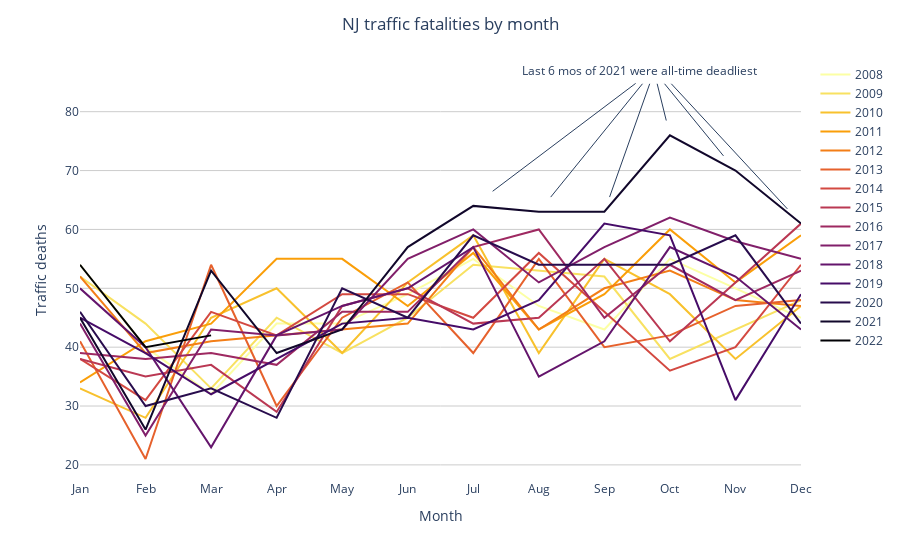

The code cell stored with this chart in its notebook:
### Code cell
width = 1200
month_width = width / 11

fig = px.line(
    x = pivoted.month,
    y = pivoted.fatalities,
    color = pivoted.year,
    color_discrete_sequence=colors,
    labels=dict(color='', x='Month', y='Traffic deaths',),
)
fig = fig.update_layout(
    paper_bgcolor='white',
    plot_bgcolor='white',
    title='NJ traffic fatalities by month',
    title_x=0.5,
    xaxis=dict(
        tickmode = 'array',
        tickvals = list(range(1, 13)),
        ticktext = month_names,
    )
)

base_margin = 0.1
arrow_margin = 2.5
annotations = []
anchor_month = 10
base_y = 85
for month in range(7, 13):
    text = ""
    ax = anchor_month - 0.2 + base_margin * (month - anchor_month)
    ay = base_y
    x = month
    y = by_month.loc[2021, month]
    
    angle = atan((y - ay) / (x - ax))
    if angle < 0:
        angle += pi
    
    dx = arrow_margin * cos(angle)
    dy = arrow_margin * sin(angle)
    x += dx
    y += dy
    fig = fig.add_annotation(
        ax=ax, ay=ay,
        xref="x", yref="y",
        axref="x", ayref="y",
        x=x, y=y,
        text=text,
        showarrow=True,
    )

fig = fig.add_annotation(
    x=anchor_month, y=base_y + 2,
    xref="x", yref="y",
    text="Last 6 mos of 2021 were all-time deadliest",
    showarrow=False,
    xshift=-30,
)

fig.update_yaxes(gridcolor=gridcolor)
fig.write_image('fatalities_by_month_lines.png', width=width, height=700,)
fig

### Figure 1 — Plotly figure (JSON) as saved in the notebook; plotly's stock layout.template omitted (floating-point values rounded to 4 significant figures)
{"data": [{"hovertemplate": "=2008<br>Month=%{x}<br>Traffic deaths=%{y}<extra></extra>", "legendgroup": "2008", "line": {"color": "#fcffa4", "dash": "solid"}, "marker": {"symbol": "circle"}, "mode": "lines", "name": "2008", "orientation": "v", "showlegend": true, "type": "scatter", "x": [1, 2, 3, 4, 5, 6, 7, 8, 9, 10, 11, 12], "xaxis": "x", "y": [54, 40, 32, 44, 44, 49, 55, 47, 43, 55, 50, 45], "yaxis": "y"}, {"hovertemplate": "=2009<br>Month=%{x}<br>Traffic deaths=%{y}<extra></extra>", "legendgroup": "2009", "line": {"color": "#f8e161", "dash": "solid"}, "marker": {"symbol": "circle"}, "mode": "lines", "name": "2009", "orientation": "v", "showlegend": true, "type": "scatter", "x": [1, 2, 3, 4, 5, 6, 7, 8, 9, 10, 11, 12], "xaxis": "x", "y": [52, 44, 33, 45, 39, 45, 54, 53, 52, 38, 43, 48], "yaxis": "y"}, {"hovertemplate": "=2010<br>Month=%{x}<br>Traffic deaths=%{y}<extra></extra>", "legendgroup": "2010", "line": {"color": "#f8c12d", "dash": "solid"}, "marker": {"symbol": "circle"}, "mode": "lines", "name": "2010", "orientation": "v", "showlegend": true, "type": "scatter", "x": [1, 2, 3, 4, 5, 6, 7, 8, 9, 10, 11, 12], "xaxis": "x", "y": [33, 28, 45, 50, 39, 51, 59, 39, 55, 49, 38, 47], "yaxis": "y"}, {"hovertemplate": "=2011<br>Month=%{x}<br>Traffic deaths=%{y}<extra></extra>", "legendgroup": "2011", "line": {"color": "#fa9e09", "dash": "solid"}, "marker": {"symbol": "circle"}, "mode": "lines", "name": "2011", "orientation": "v", "showlegend": true, "type": "scatter", "x": [1, 2, 3, 4, 5, 6, 7, 8, 9, 10, 11, 12], "xaxis": "x", "y": [34, 41, 44, 55, 55, 47, 56, 43, 49, 60, 51, 59], "yaxis": "y"}, {"hovertemplate": "=2012<br>Month=%{x}<br>Traffic deaths=%{y}<extra></extra>", "legendgroup": "2012", "line": {"color": "#f37e17", "dash": "solid"}, "marker": {"symbol": "circle"}, "mode": "lines", "name": "2012", "orientation": "v", "showlegend": true, "type": "scatter", "x": [1, 2, 3, 4, 5, 6, 7, 8, 9, 10, 11, 12], "xaxis": "x", "y": [52, 39, 41, 42, 43, 44, 57, 43, 50, 53, 48, 47], "yaxis": "y"}, {"hovertemplate": "=2013<br>Month=%{x}<br>Traffic deaths=%{y}<extra></extra>", "legendgroup": "2013", "line": {"color": "#e6612c", "dash": "solid"}, "marker": {"symbol": "circle"}, "mode": "lines", "name": "2013", "orientation": "v", "showlegend": true, "type": "scatter", "x": [1, 2, 3, 4, 5, 6, 7, 8, 9, 10, 11, 12], "xaxis": "x", "y": [41, 21, 54, 30, 45, 51, 39, 55, 40, 42, 47, 48], "yaxis": "y"}, {"hovertemplate": "=2014<br>Month=%{x}<br>Traffic deaths=%{y}<extra></extra>", "legendgroup": "2014", "line": {"color": "#d34941", "dash": "solid"}, "marker": {"symbol": "circle"}, "mode": "lines", "name": "2014", "orientation": "v", "showlegend": true, "type": "scatter", "x": [1, 2, 3, 4, 5, 6, 7, 8, 9, 10, 11, 12], "xaxis": "x", "y": [38, 31, 46, 42, 49, 49, 45, 56, 46, 36, 40, 54], "yaxis": "y"}, {"hovertemplate": "=2015<br>Month=%{x}<br>Traffic deaths=%{y}<extra></extra>", "legendgroup": "2015", "line": {"color": "#ba3853", "dash": "solid"}, "marker": {"symbol": "circle"}, "mode": "lines", "name": "2015", "orientation": "v", "showlegend": true, "type": "scatter", "x": [1, 2, 3, 4, 5, 6, 7, 8, 9, 10, 11, 12], "xaxis": "x", "y": [38, 35, 37, 29, 47, 50, 44, 45, 55, 41, 51, 61], "yaxis": "y"}, {"hovertemplate": "=2016<br>Month=%{x}<br>Traffic deaths=%{y}<extra></extra>", "legendgroup": "2016", "line": {"color": "#9e2961", "dash": "solid"}, "marker": {"symbol": "circle"}, "mode": "lines", "name": "2016", "orientation": "v", "showlegend": true, "type": "scatter", "x": [1, 2, 3, 4, 5, 6, 7, 8, 9, 10, 11, 12], "xaxis": "x", "y": [39, 38, 39, 37, 46, 46, 57, 60, 45, 54, 48, 53], "yaxis": "y"}, {"hovertemplate": "=2017<br>Month=%{x}<br>Traffic deaths=%{y}<extra></extra>", "legendgroup": "2017", "line": {"color": "#811f6a", "dash": "solid"}, "marker": {"symbol": "circle"}, "mode": "lines", "name": "2017", "orientation": "v", "showlegend": true, "type": "scatter", "x": [1, 2, 3, 4, 5, 6, 7, 8, 9, 10, 11, 12], "xaxis": "x", "y": [44, 25, 43, 42, 43, 55, 60, 51, 57, 62, 58, 55], "yaxis": "y"}, {"hovertemplate": "=2018<br>Month=%{x}<br>Traffic deaths=%{y}<extra></extra>", "legendgroup": "2018", "line": {"color": "#64156c", "dash": "solid"}, "marker": {"symbol": "circle"}, "mode": "lines", "name": "2018", "orientation": "v", "showlegend": true, "type": "scatter", "x": [1, 2, 3, 4, 5, 6, 7, 8, 9, 10, 11, 12], "xaxis": "x", "y": [50, 40, 23, 42, 47, 50, 57, 35, 41, 57, 52, 43], "yaxis": "y"}, {"hovertemplate": "=2019<br>Month=%{x}<br>Traffic deaths=%{y}<extra></extra>", "legendgroup": "2019", "line": {"color": "#460c68", "dash": "solid"}, "marker": {"symbol": "circle"}, "mode": "lines", "name": "2019", "orientation": "v", "showlegend": true, "type": "scatter", "x": [1, 2, 3, 4, 5, 6, 7, 8, 9, 10, 11, 12], "xaxis": "x", "y": [45, 39, 32, 38, 44, 45, 43, 48, 61, 59, 31, 49], "yaxis": "y"}, {"hovertemplate": "=2020<br>Month=%{x}<br>Traffic deaths=%{y}<extra></extra>", "legendgroup": "2020", "line": {"color": "#280c4d", "dash": "solid"}, "marker": {"symbol": "circle"}, "mode": "lines", "name": "2020", "orientation": "v", "showlegend": true, "type": "scatter", "x": [1, 2, 3, 4, 5, 6, 7, 8, 9, 10, 11, 12], "xaxis": "x", "y": [46, 30, 33, 28, 50, 45, 59, 54, 54, 54, 59, 44], "yaxis": "y"}, {"hovertemplate": "=2021<br>Month=%{x}<br>Traffic deaths=%{y}<extra></extra>", "legendgroup": "2021", "line": {"color": "#11072b", "dash": "solid"}, "marker": {"symbol": "circle"}, "mode": "lines", "name": "2021", "orientation": "v", "showlegend": true, "type": "scatter", "x": [1, 2, 3, 4, 5, 6, 7, 8, 9, 10, 11, 12], "xaxis": "x", "y": [45, 26, 53, 39, 43, 57, 64, 63, 63, 76, 70, 61], "yaxis": "y"}, {"hovertemplate": "=2022<br>Month=%{x}<br>Traffic deaths=%{y}<extra></extra>", "legendgroup": "2022", "line": {"color": "#000004", "dash": "solid"}, "marker": {"symbol": "circle"}, "mode": "lines", "name": "2022", "orientation": "v", "showlegend": true, "type": "scatter", "x": [1, 2, 3], "xaxis": "x", "y": [54, 40, 42], "yaxis": "y"}], "layout": {"annotations": [{"ax": 9.5, "axref": "x", "ay": 85, "ayref": "y", "showarrow": true, "text": "", "x": 7.296, "xref": "x", "y": 66.48, "yref": "y"}, {"ax": 9.6, "axref": "x", "ay": 85, "ayref": "y", "showarrow": true, "text": "", "x": 8.181, "xref": "x", "y": 65.49, "yref": "y"}, {"ax": 9.7, "axref": "x", "ay": 85, "ayref": "y", "showarrow": true, "text": "", "x": 9.08, "xref": "x", "y": 65.5, "yref": "y"}, {"ax": 9.8, "axref": "x", "ay": 85, "ayref": "y", "showarrow": true, "text": "", "x": 9.944, "xref": "x", "y": 78.5, "yref": "y"}, {"ax": 9.9, "axref": "x", "ay": 85, "ayref": "y", "showarrow": true, "text": "", "x": 10.82, "xref": "x", "y": 72.49, "yref": "y"}, {"ax": 10, "axref": "x", "ay": 85, "ayref": "y", "showarrow": true, "text": "", "x": 11.79, "xref": "x", "y": 63.49, "yref": "y"}, {"showarrow": false, "text": "Last 6 mos of 2021 were all-time deadliest", "x": 10, "xref": "x", "xshift": -30, "y": 87, "yref": "y"}], "legend": {"title": {"text": ""}, "tracegroupgap": 0}, "margin": {"t": 60}, "paper_bgcolor": "white", "plot_bgcolor": "white", "title": {"text": "NJ traffic fatalities by month", "x": 0.5}, "xaxis": {"anchor": "y", "domain": [0, 1], "tickmode": "array", "ticktext": ["Jan", "Feb", "Mar", "Apr", "May", "Jun", "Jul", "Aug", "Sep", "Oct", "Nov", "Dec"], "tickvals": [1, 2, 3, 4, 5, 6, 7, 8, 9, 10, 11, 12], "title": {"text": "Month"}}, "yaxis": {"anchor": "x", "domain": [0, 1], "gridcolor": "#ccc", "title": {"text": "Traffic deaths"}}}}
